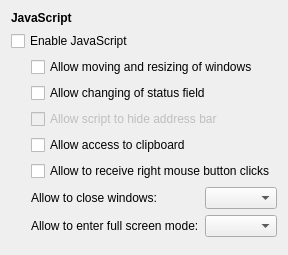
     <widget class="QWidget" name="scriptingPage">
      <layout class="QVBoxLayout" name="scriptingPageLayout">
       <item>
        <widget class="QLabel" name="scriptingHeader">
         <property name="font">
          <font>
           <weight>75</weight>
           <bold>true</bold>
          </font>
         </property>
         <property name="text">
          <string>JavaScript</string>
         </property>
        </widget>
       </item>
       <item>
        <widget class="QCheckBox" name="enableJavaScriptCheckBox">
         <property name="text">
          <string>Enable JavaScript</string>
         </property>
        </widget>
       </item>
       <item>
        <layout class="QHBoxLayout" name="javaScriptLayout">
         <item>
          <spacer name="javaScriptSpacer">
           <property name="orientation">
            <enum>Qt::Horizontal</enum>
           </property>
           <property name="sizeType">
            <enum>QSizePolicy::Fixed</enum>
           </property>
           <property name="sizeHint" stdset="0">
            <size>
             <width>20</width>
             <height>0</height>
            </size>
           </property>
          </spacer>
         </item>
         <item>
          <widget class="QWidget" name="javaScriptWidget" native="true">
           <layout class="QVBoxLayout" name="javaScriptWidgetLayout">
            <property name="leftMargin">
             <number>0</number>
            </property>
            <property name="topMargin">
             <number>0</number>
            </property>
            <property name="rightMargin">
             <number>0</number>
            </property>
            <property name="bottomMargin">
             <number>0</number>
            </property>
            <item>
             <widget class="QCheckBox" name="scriptsCanChangeWindowGeometryCheckBox">
              <property name="sizePolicy">
               <sizepolicy hsizetype="Minimum" vsizetype="Fixed">
                <horstretch>0</horstretch>
                <verstretch>0</verstretch>
               </sizepolicy>
              </property>
              <property name="text">
               <string>Allow moving and resizing of windows</string>
              </property>
             </widget>
            </item>
            <item>
             <widget class="QCheckBox" name="scriptsCanShowStatusMessagesCheckBox">
              <property name="sizePolicy">
               <sizepolicy hsizetype="Minimum" vsizetype="Fixed">
                <horstretch>0</horstretch>
                <verstretch>0</verstretch>
               </sizepolicy>
              </property>
              <property name="text">
               <string>Allow changing of status field</string>
              </property>
             </widget>
            </item>
            <item>
             <widget class="QCheckBox" name="scriptsCanHideAddressBarCheckBox">
              <property name="enabled">
               <bool>false</bool>
              </property>
              <property name="text">
               <string>Allow script to hide address bar</string>
              </property>
             </widget>
            </item>
            <item>
             <widget class="QCheckBox" name="scriptsCanAccessClipboardCheckBox">
              <property name="text">
               <string>Allow access to clipboard</string>
              </property>
             </widget>
            </item>
            <item>
             <widget class="QCheckBox" name="scriptsCanReceiveRightClicksCheckBox">
              <property name="text">
               <string>Allow to receive right mouse button clicks</string>
              </property>
             </widget>
            </item>
            <item>
             <layout class="QFormLayout" name="formLayout">
              <item row="0" column="0">
               <widget class="QLabel" name="scriptsCanCloseWindowsLabel">
                <property name="text">
                 <string>Allow to close windows:</string>
                </property>
                <property name="buddy">
                 <cstring>scriptsCanCloseWindowsComboBox</cstring>
                </property>
               </widget>
              </item>
              <item row="0" column="1">
               <widget class="QComboBox" name="scriptsCanCloseWindowsComboBox"/>
              </item>
              <item row="1" column="1">
               <widget class="QComboBox" name="enableFullScreenComboBox"/>
              </item>
              <item row="1" column="0">
               <widget class="QLabel" name="enableFullScreenLabel">
                <property name="text">
                 <string>Allow to enter full screen mode:</string>
                </property>
                <property name="buddy">
                 <cstring>enableFullScreenComboBox</cstring>
                </property>
               </widget>
              </item>
             </layout>
            </item>
           </layout>
          </widget>
         </item>
        </layout>
       </item>
       <item>
        <spacer name="scriptingSpacer">
         <property name="orientation">
          <enum>Qt::Vertical</enum>
         </property>
        </spacer>
       </item>
      </layout>
     </widget>
